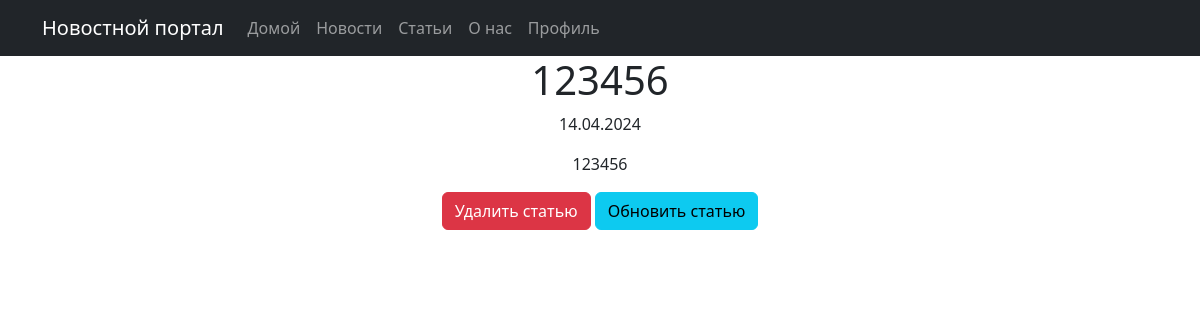
The page /articles/17/ on the database its author committed.
### news/models.py (models this page shows, shortened)
class Post(models.Model):
    author = models.ForeignKey(Author, on_delete=models.CASCADE, verbose_name='Автор')
    TYPES = (
        ('N', 'News'),
        ('A', 'Article'),
    )
    type = models.CharField(max_length=20, choices=TYPES, verbose_name='Тип поста')
    created_at = models.DateTimeField(auto_now_add=True, verbose_name='Дата создания')
    categories = models.ManyToManyField(Category, through='PostCategory', verbose_name='Категории')
    title = models.CharField(max_length=255, verbose_name='Заголовок')
    text = models.TextField(verbose_name='Текст')
    rating = models.IntegerField(default=0, verbose_name='Рейтинг')

### news/views.py (the view)
# urls.py: path('articles/<int:pk>/', ArticlesDetailView.as_view(), name='articles_detail'),
class ArticlesDetailView(DetailView):
    model = Post
    template_name = 'articles/articles_detail.html'
    context_object_name = 'articles_detail'
    def get_queryset(self):
        queryset = super().get_queryset()
        queryset = queryset.filter(type='A')
        return queryset

### news/templatetags/custom_filters.py (called while the page is built)
def censor(value):
    unwanted_words = ['редиска', 'сука', 'блять', 'хуй']
    for word in unwanted_words:
        value = value.replace(word, '*' * len(word))
    return value

### news/templates/articles/articles_detail.html (shortened to what this page needs)
{% extends 'main/default.html' %}
{% load custom_filters %}
{% block content %}
<div class="feature">
    <h1>{{ articles_detail.title|censor }}</h1>
    <p>{{ articles_detail.created_at|date:"d.m.Y" }}</p>
    <p>{{ articles_detail.text|censor }}</p>
    <a href="{% url 'article_delete' articles_detail.id %}" class="btn btn-danger">Удалить статью</a>
    <a href="{% url 'article_edit' articles_detail.id %}" class="btn btn-info">Обновить статью</a>
</div>
{% endblock %}

### rows shown on the page
Post: title|censor "123456", created_at "14.04.2024", text|censor "123456"
